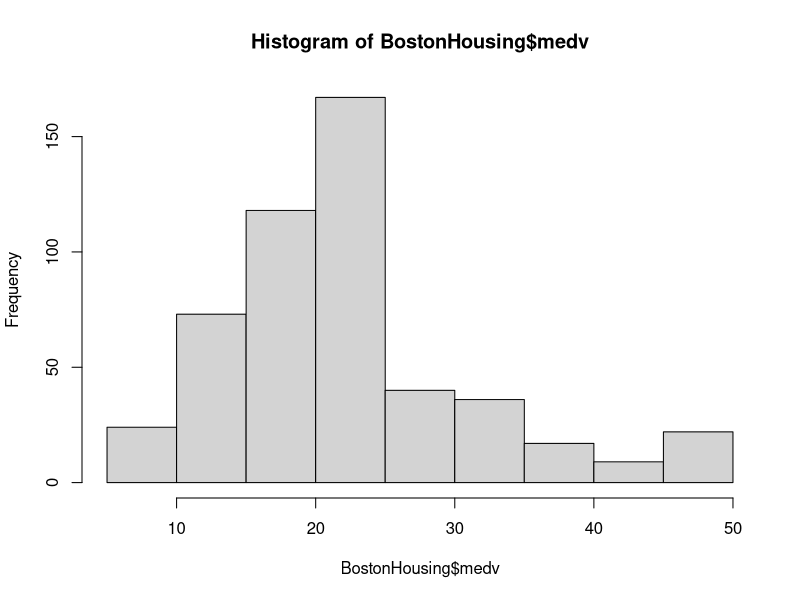
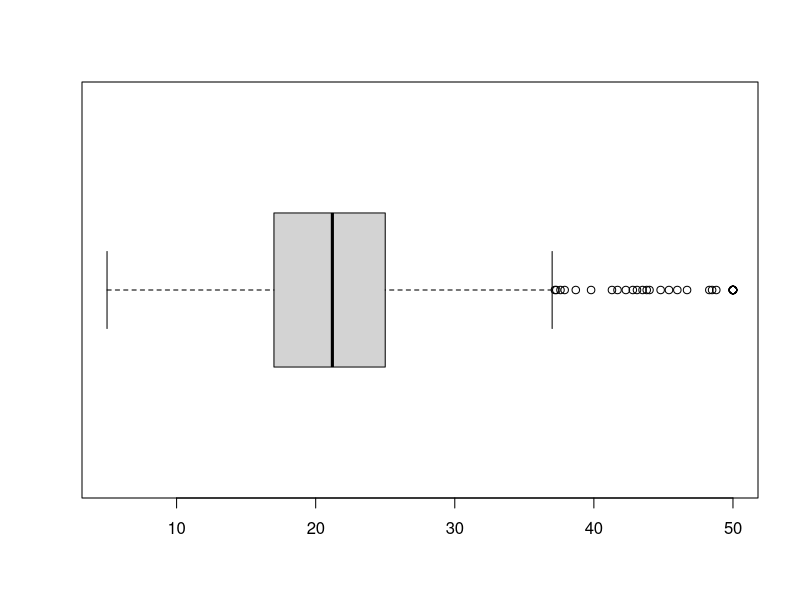
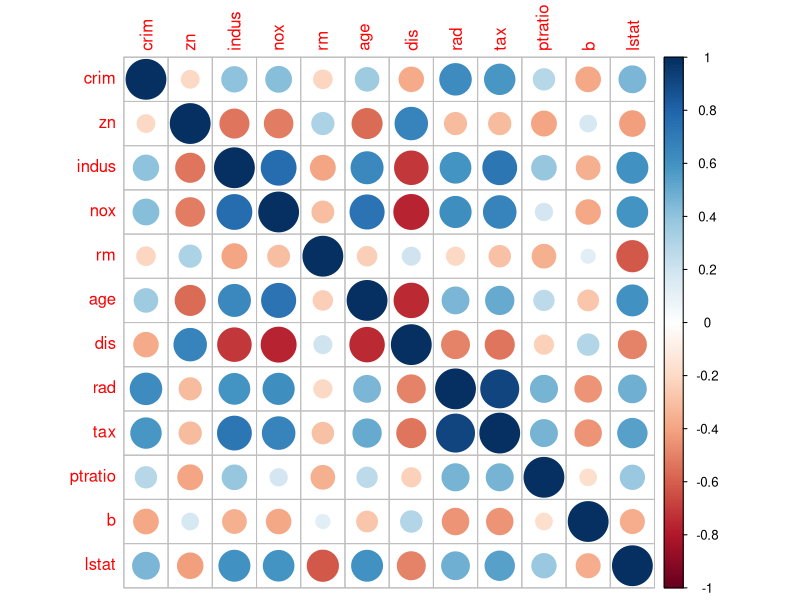
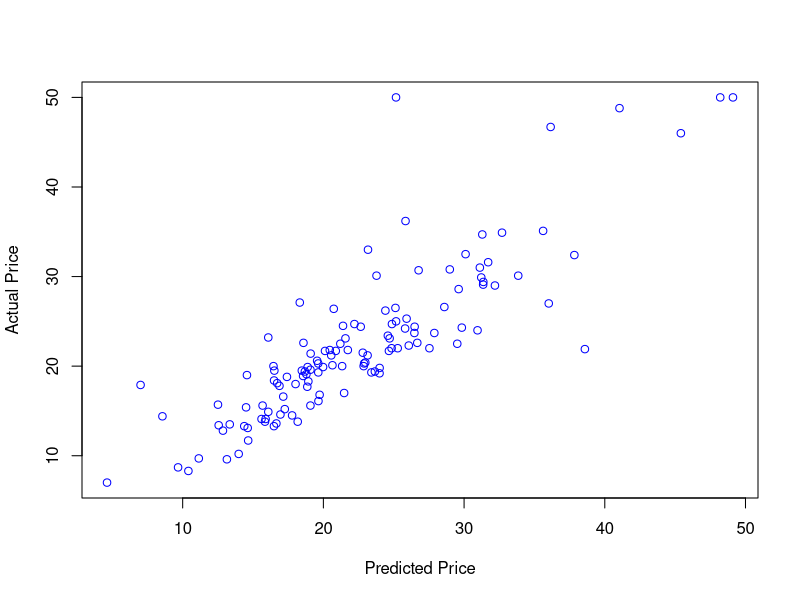
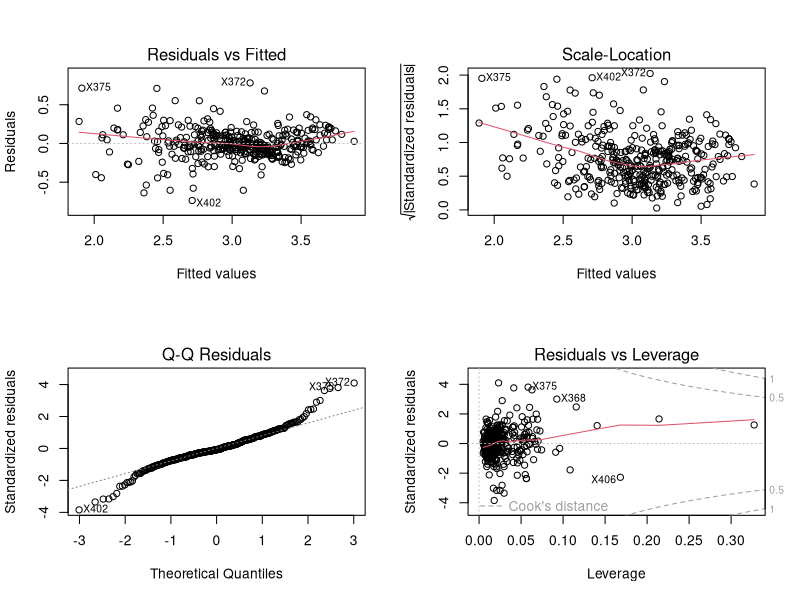

Reproduce these figures in R, in order. (Note: this script raises an error after producing the figures.)
## ---- chunk 1
library(mlbench)
data(BostonHousing)

str(BostonHousing)
## ---- chunk 2
summary(BostonHousing)
## ---- chunk 3
hist(BostonHousing$medv)
boxplot(BostonHousing$medv, horizontal = T)
## ---- chunk 4
suppressPackageStartupMessages(library(caret))
## ---- chunk 5
nzv <- nearZeroVar(BostonHousing, saveMetrics = TRUE)
sum(nzv$nzv)
## ---- chunk 6
bm <- BostonHousing[,!names(BostonHousing) %in% c("chas","medv")]
cor_mat <- cor(bm)
corrplot::corrplot(cor_mat)
## ---- chunk 7
set.seed(1234)
bh_index <- createDataPartition(BostonHousing$medv, p = .75, list = FALSE)
bh_tr <- BostonHousing[ bh_index, ]
bh_te <- BostonHousing[-bh_index, ]
## ---- chunk 8
set.seed(5678)
lm_fit.1 <- train(medv ~ .,
                  data = bh_tr, 
                  method = "lm")
summary(lm_fit.1)

bh_pred <- predict(lm_fit.1, bh_te)

postResample(pred = bh_pred, obs = bh_te$medv)
## ---- chunk 9
set.seed(5678)
lm_fit.2 <- train(log(medv) ~ .,
                  data = bh_tr, 
                  method = "lm")
summary(lm_fit.2)

bh_pred <- predict(lm_fit.2, bh_te)

postResample(pred = exp(bh_pred), obs = bh_te$medv)
## ---- chunk 10
names(bm)[findCorrelation(cor_mat, cutoff = 0.9)]
## ---- chunk 11
car::vif(lm(medv ~ . , data = bh_tr))
## ---- chunk 12
set.seed(5678)
lm_fit.3 <- train(log(medv) ~ . -tax,
                  data = bh_tr, 
                  method = "lm")
summary(lm_fit.3)

bh_pred <- predict(lm_fit.3, bh_te)

postResample(pred = exp(bh_pred), obs = bh_te$medv)
## ---- chunk 13
round(lm_fit.3$finalModel$coefficients, 2)
## ---- chunk 14
set.seed(5678)
lm_fit.4 <- train(log(medv) ~ . -tax-zn-indus-age,
                  data = bh_tr, 
                  method = "lm")
summary(lm_fit.4)

bh_pred <- predict(lm_fit.4, bh_te)

postResample(pred = exp(bh_pred), obs = bh_te$medv)
## ---- chunk 15
plot(exp(bh_pred), bh_te$medv, xlab = "Predicted Price", ylab = "Actual Price", col="blue")
## ---- chunk 16
layout(matrix(c(1,2,3,4),2,2))
plot(lm_fit.4$finalModel)
## ---- chunk 17
ctrl <- trainControl(method = "repeatedcv", number = 10, repeats = 3)

rf_fit.1 <- train(medv ~ .,
                  bh_tr,
                  method = "ranger",
                  trControl = ctrl)
rf_fit.1

bh_pred <- predict(rf_fit.1, bh_te)
postResample(pred = bh_pred, obs = bh_te$medv)
## ---- chunk 18
rf_grid <- expand.grid(mtry = c(3:7),
                       splitrule = c("variance", "extratrees"),
                       min.node.size = c(3,5,7)
                       )

rf_fit.2 <- train(medv ~ . -tax-zn-indus-age,
                  bh_tr,
                  method = "ranger",
                  trControl = ctrl,
                  tuneGrid = rf_grid)
rf_fit.2

bh_pred <- predict(rf_fit.2, bh_te)
postResample(pred = bh_pred, obs = bh_te$medv)
